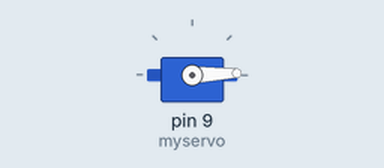
A sketch run on a simulated Arduino Uno, built with avr-gcc and run on an emulated ATmega328P. Shown: servo.

Above: at 0.05 s.
At 1.75 s:
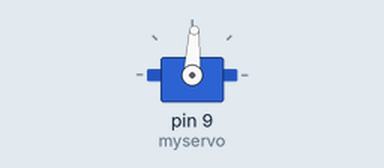
At 3.45 s:
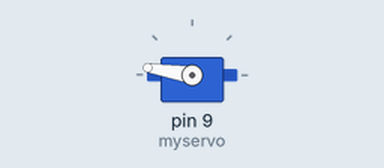
At 6.9 s:
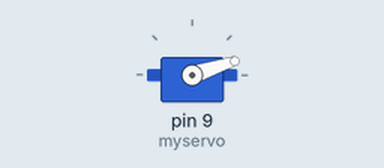
Timing chart, 0 to 9.4 s (numbered marks = the images above):
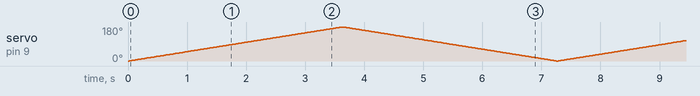

The sketch:

IoT_Sem1_Lek8_Lab18.ino
```cpp
/*
 Controlling the Position of a Servo
*/

#include <Servo.h>

Servo myservo; // create servo object to control a servo
int angle = 0; // variable to store the servo position

void setup()
{
  myservo.attach(9); // attaches the servo on pin ? to the servo object
  Serial.begin(9600);       // for debugging via the Serial Monitor
}
void loop()
{
  for(angle = 0; angle < 181; angle += 1) // goes from 0 degrees to 180 degrees in steps of 1 degree
  {
    myservo.write(angle); // tell servo to go to position in variable 'angle'

    //Serial.print("angle: ");
    //Serial.println(angle);
    delay(20); // waits 20ms between servo commands
  }

  for(angle = 180; angle >= 0; angle -= 1) // goes from 180 degrees to 0 degrees in steps of 1 degree
  {
    myservo.write(angle); // tell servo to go to position in variable 'pos'

    //Serial.print("angle: ");
    //Serial.println(angle);
    delay(20); // waits 20ms between servo commands
  }
}
```
